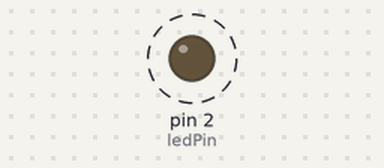
The sketch below on a simulated Arduino Uno, built with avr-gcc and run on an emulated ATmega328P. Shown: output pins drawn as LEDs (lit = HIGH). Dashed ring = blinking. What the sketch prints to the serial monitor is not drawn.

Above: at 0.2 s.
Timing chart, 0 to 3.0 s (numbered marks = the images above):
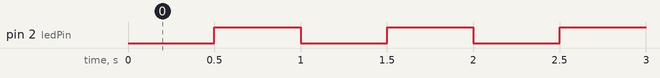

The sketch:

millis_1hz_blink.ino
```cpp
const int ledPin = 2;
unsigned long lastTime = 0;
const unsigned long interval = 500;
bool ledState = LOW;

void setup() {
  Serial.begin(115200);
  pinMode(ledPin, OUTPUT);
}

void loop() {
  unsigned long currentTime = millis();
  if (currentTime - lastTime >= interval) {
    lastTime = currentTime;
    ledState = !ledState;
    digitalWrite(ledPin, ledState);
    Serial.println(ledState ? "LED ON" : "LED OFF");
  }
}
```

Measured:
- by itself, pin 2 (ledPin): alternates HIGH for 0.50 s and LOW for 0.50 s
